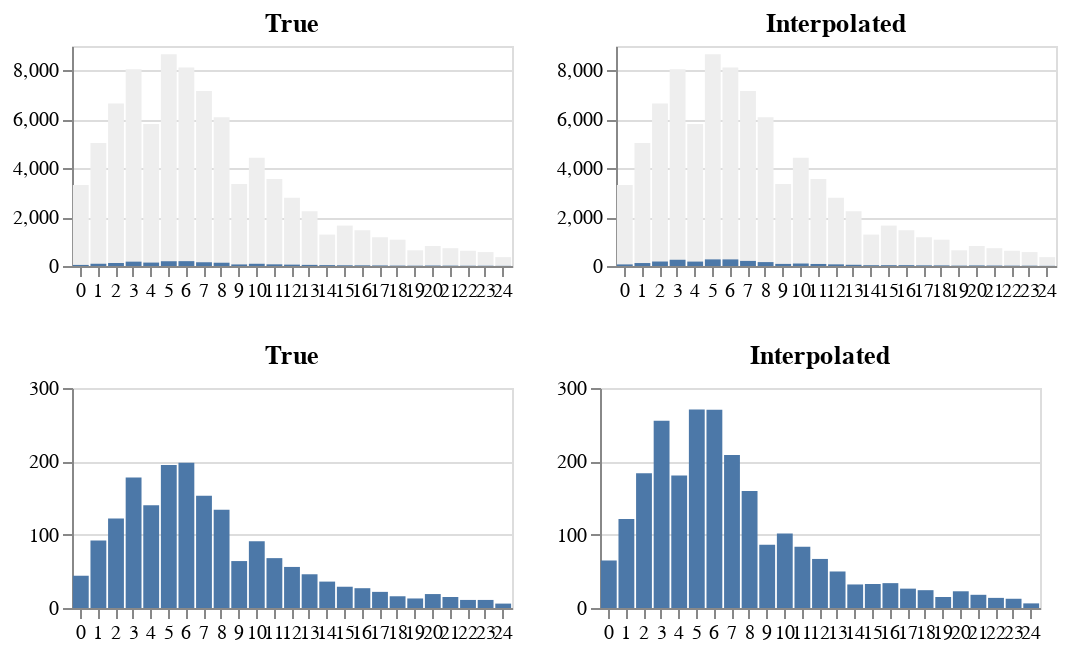

Notebook cell for this chart:
### Code cell
start = int(worst.start)
end = int(worst.start + worst.size)

hists = pd.DataFrame(data={
    'count': cdf[end] - cdf[start],
    'interpolated': interpolated_cdf[end] - interpolated_cdf[start],
    'unfiltered': unfiltered,
    'bins': np.arange(len(unfiltered))
})

base = alt.Chart(hists).mark_bar().encode(
    x=alt.X("bins:O", title=None, axis=alt.Axis(labelAngle=0))
).properties(width=220, height=110)

alt.vconcat(base.properties(title="True").encode(
    y=alt.Y("unfiltered:Q", title=None),
    color=alt.ValueDef("#eee")
) + base.encode(
    y=alt.Y("count:Q", title=None),
) | base.properties(title="Interpolated").encode(
    y=alt.Y("unfiltered:Q", title=None),
    color=alt.ValueDef("#eee")
) + base.encode(
    y=alt.Y("interpolated:Q", title=None),
), base.properties(title="True").encode(
    y=alt.Y("count:Q", title=None, scale=alt.Scale(domain=[0,300])),
) | base.properties(title="Interpolated").encode(
    y=alt.Y("interpolated:Q", title=None, scale=alt.Scale(domain=[0,300])),
))

### Figure 1 — Vega-Lite specification as saved in the notebook (floating-point values rounded to 4 significant figures)
{"$schema": "https://vega.github.io/schema/vega-lite/v2.6.0.json", "config": {"view": {"height": 300, "width": 400}}, "datasets": {"data-d1f68cba9b3c4a4fbd9491cd26f6278c": [{"bins": 0, "count": 44, "interpolated": 64.8, "unfiltered": 3317}, {"bins": 1, "count": 92, "interpolated": 121.2, "unfiltered": 5035}, {"bins": 2, "count": 122, "interpolated": 183.6, "unfiltered": 6647}, {"bins": 3, "count": 178, "interpolated": 255.3, "unfiltered": 8053}, {"bins": 4, "count": 140, "interpolated": 180.6, "unfiltered": 5812}, {"bins": 5, "count": 195, "interpolated": 270.6, "unfiltered": 8658}, {"bins": 6, "count": 198, "interpolated": 270.3, "unfiltered": 8116}, {"bins": 7, "count": 153, "interpolated": 208.5, "unfiltered": 7154}, {"bins": 8, "count": 134, "interpolated": 159.6, "unfiltered": 6088}, {"bins": 9, "count": 64, "interpolated": 86.1, "unfiltered": 3351}, {"bins": 10, "count": 91, "interpolated": 101.7, "unfiltered": 4429}, {"bins": 11, "count": 68, "interpolated": 83.4, "unfiltered": 3558}, {"bins": 12, "count": 56, "interpolated": 66.9, "unfiltered": 2793}, {"bins": 13, "count": 46, "interpolated": 49.8, "unfiltered": 2244}, {"bins": 14, "count": 36, "interpolated": 32.1, "unfiltered": 1286}, {"bins": 15, "count": 29, "interpolated": 32.7, "unfiltered": 1653}, {"bins": 16, "count": 27, "interpolated": 33.9, "unfiltered": 1463}, {"bins": 17, "count": 22, "interpolated": 26.4, "unfiltered": 1177}, {"bins": 18, "count": 16, "interpolated": 24.3, "unfiltered": 1076}, {"bins": 19, "count": 13, "interpolated": 15, "unfiltered": 643}, {"bins": 20, "count": 19, "interpolated": 22.8, "unfiltered": 820}, {"bins": 21, "count": 15, "interpolated": 18, "unfiltered": 729}, {"bins": 22, "count": 11, "interpolated": 13.8, "unfiltered": 623}, {"bins": 23, "count": 11, "interpolated": 12.6, "unfiltered": 570}, {"bins": 24, "count": 6, "interpolated": 6.3, "unfiltered": 363}]}, "vconcat": [{"hconcat": [{"layer": [{"data": {"name": "data-d1f68cba9b3c4a4fbd9491cd26f6278c"}, "encoding": {"color": {"value": "#eee"}, "x": {"axis": {"labelAngle": 0}, "field": "bins", "title": null, "type": "ordinal"}, "y": {"field": "unfiltered", "title": null, "type": "quantitative"}}, "height": 110, "mark": "bar", "title": "True", "width": 220}, {"data": {"name": "data-d1f68cba9b3c4a4fbd9491cd26f6278c"}, "encoding": {"x": {"axis": {"labelAngle": 0}, "field": "bins", "title": null, "type": "ordinal"}, "y": {"field": "count", "title": null, "type": "quantitative"}}, "height": 110, "mark": "bar", "width": 220}]}, {"layer": [{"data": {"name": "data-d1f68cba9b3c4a4fbd9491cd26f6278c"}, "encoding": {"color": {"value": "#eee"}, "x": {"axis": {"labelAngle": 0}, "field": "bins", "title": null, "type": "ordinal"}, "y": {"field": "unfiltered", "title": null, "type": "quantitative"}}, "height": 110, "mark": "bar", "title": "Interpolated", "width": 220}, {"data": {"name": "data-d1f68cba9b3c4a4fbd9491cd26f6278c"}, "encoding": {"x": {"axis": {"labelAngle": 0}, "field": "bins", "title": null, "type": "ordinal"}, "y": {"field": "interpolated", "title": null, "type": "quantitative"}}, "height": 110, "mark": "bar", "width": 220}]}]}, {"hconcat": [{"data": {"name": "data-d1f68cba9b3c4a4fbd9491cd26f6278c"}, "encoding": {"x": {"axis": {"labelAngle": 0}, "field": "bins", "title": null, "type": "ordinal"}, "y": {"field": "count", "scale": {"domain": [0, 300]}, "title": null, "type": "quantitative"}}, "height": 110, "mark": "bar", "title": "True", "width": 220}, {"data": {"name": "data-d1f68cba9b3c4a4fbd9491cd26f6278c"}, "encoding": {"x": {"axis": {"labelAngle": 0}, "field": "bins", "title": null, "type": "ordinal"}, "y": {"field": "interpolated", "scale": {"domain": [0, 300]}, "title": null, "type": "quantitative"}}, "height": 110, "mark": "bar", "title": "Interpolated", "width": 220}]}]}
